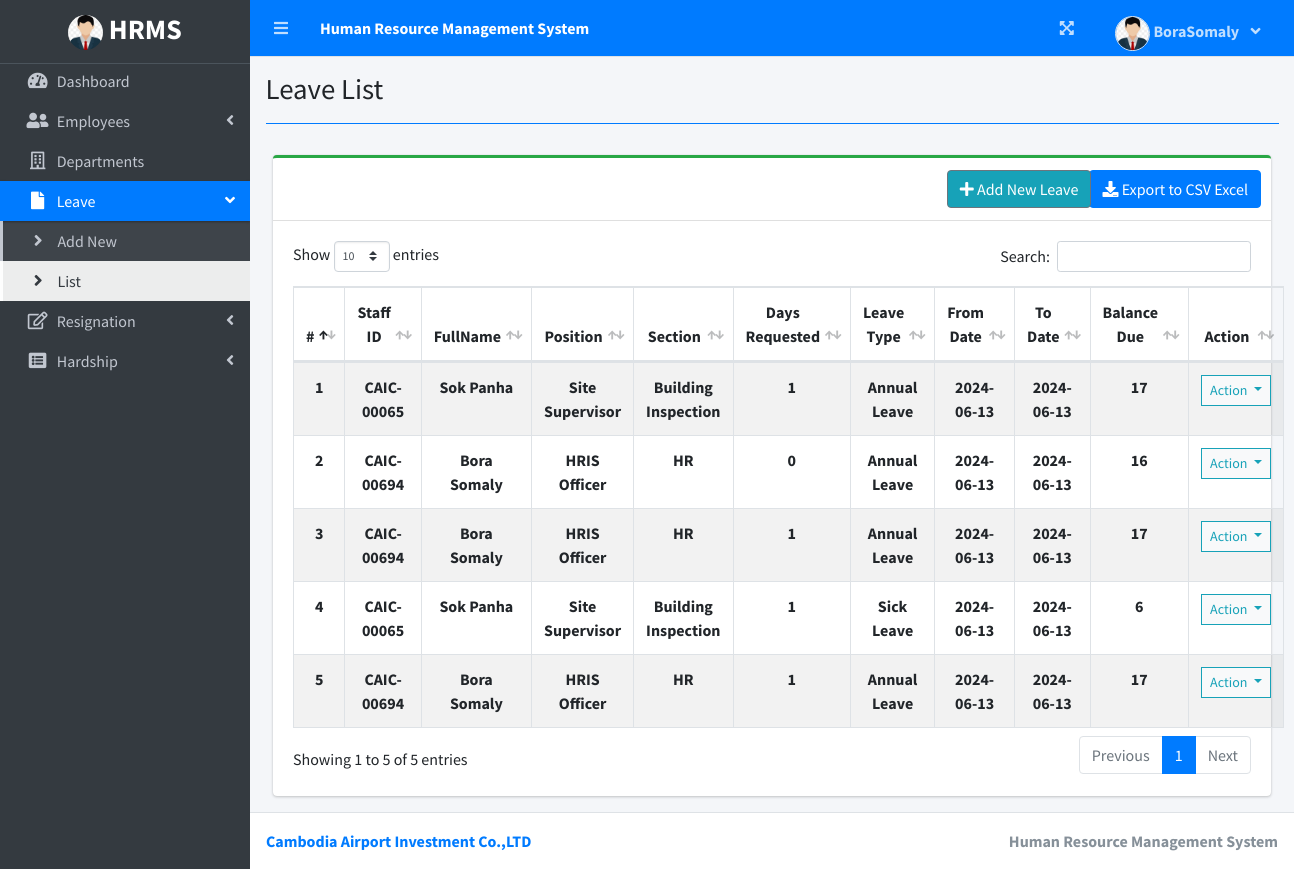
Screenshot of /index.php?page=leave_list (signed in) with the database file from the repository.
### tables this page shows
CREATE TABLE `leave_list` (
  `id` int(30) NOT NULL,
  `staff_id` varchar(50) NOT NULL,
  `fullname` varchar(50) NOT NULL,
  `position` varchar(50) NOT NULL,
  `section` varchar(50) NOT NULL,
  `department` varchar(50) NOT NULL,
  `leave_type` varchar(20) NOT NULL,
  `start_date` date NOT NULL,
  `end_date` date NOT NULL,
  `days_requested` int(2) NOT NULL,
  `balance_due` int(2) NOT NULL,
  `reason` varchar(200) DEFAULT NULL,
  `doc_att` text DEFAULT NULL,
  `date_created` date NOT NULL DEFAULT current_timestamp(),
  `employee_id` int(30) NOT NULL
);

### leave_list.php (the view, shortened to what this page needs)
<div class="col-lg-12">
	<div class="card card-outline card-success">
		<div class="card-header">
		<div class="card-tools">
		<span><a class="btn btn-primary" href="export_leave.php?"><i class="fas fa-download"></i> Export to CSV Excel</a></span>
			</div>
			<div class="card-tools">
				<a class="btn btn-info border-secondary mr-2" href="./index.php?page=new_leave"><i class="fa fa-plus"></i> Add New Leave</a>
			</div>
		</div>
		<div class="card-body">
			<table class="table table-striped table-bordered" style="width:100%" id="list">
				<thead>
					<tr>
						<th class="text-center">#</th>
						<th class="text-center">Staff ID</th>
						<th class="text-center">FullName</th>
						<th class="text-center">Position</th>
						<th class="text-center">Section</th>
						<th class="text-center">Days Requested</th>
						<th class="text-center">Leave Type</th>
						<th class="text-center">From Date</th>
						<th class="text-center">To Date</th>
						<th class="text-center">Balance Due</th>
						<th class="text-center">Action</th>
					</tr>
				</thead>
				<tbody>
				<?php
					$i = 1;
					$qry = $conn->query("SELECT *FROM leave_list");
					while($row= $qry->fetch_assoc()):
					?>
					<tr>
						<th class="text-center"><?php echo $i++ ?></th>
						<td class="text-center"><b><?php echo $row['staff_id'] ?></b></td>
						<td class="text-center"><b><?php echo $row['fullname'] ?></b></td>
						<td class="text-center"><b><?php echo $row['position'] ?></b></td>
						<td class="text-center"><b><?php echo $row['section'] ?></b></td>
						<td class="text-center"><b><?php echo $row['days_requested'] ?></b></td>
						<td class="text-center"><b><?php echo $row['leave_type'] ?></b></td>
						<td class="text-center"><b><?php echo $row['start_date'] ?></b></td>
						<td class="text-center"><b><?php echo $row['end_date'] ?></b></td>
						<td class="text-center"><b><?php echo $row['balance_due'] ?></b></td>
						<td class="text-center">
							<button type="button" class="btn btn-default btn-sm btn-flat border-info wave-effect text-info dropdown-toggle" data-toggle="dropdown" aria-expanded="true">
		                      Action
		                    </button>
						</td>
					</tr>
				<?php endwhile; ?>
				</tbody>
			</table>
		</div>
	</div>
</div>

### rows the page displays
leave_list: staff "CAIC-00065", fullname "Sok Panha", position "Site Supervisor", section "Building Inspection", days_requested "1", leave_type "Annual Leave", start_date "2024-06-13", end_date "2024-06-13", balance_due "17"
leave_list: staff "CAIC-00694", fullname "Bora Somaly", position "HRIS Officer", section "HR", days_requested "0", leave_type "Annual Leave", start_date "2024-06-13", end_date "2024-06-13", balance_due "16"
leave_list: staff "CAIC-00694", fullname "Bora Somaly", position "HRIS Officer", section "HR", days_requested "1", leave_type "Annual Leave", start_date "2024-06-13", end_date "2024-06-13", balance_due "17"
leave_list: staff "CAIC-00065", fullname "Sok Panha", position "Site Supervisor", section "Building Inspection", days_requested "1", leave_type "Sick Leave", start_date "2024-06-13", end_date "2024-06-13", balance_due "6"
leave_list: staff "CAIC-00694", fullname "Bora Somaly", position "HRIS Officer", section "HR", days_requested "1", leave_type "Annual Leave", start_date "2024-06-13", end_date "2024-06-13", balance_due "17"

### other values shown
$_SESSION['system']['name'] "Human Resource Management System"
$_SESSION['login_lastname'] "Bora"
$_SESSION['login_firstname'] "Somaly"
$title "Leave List"
